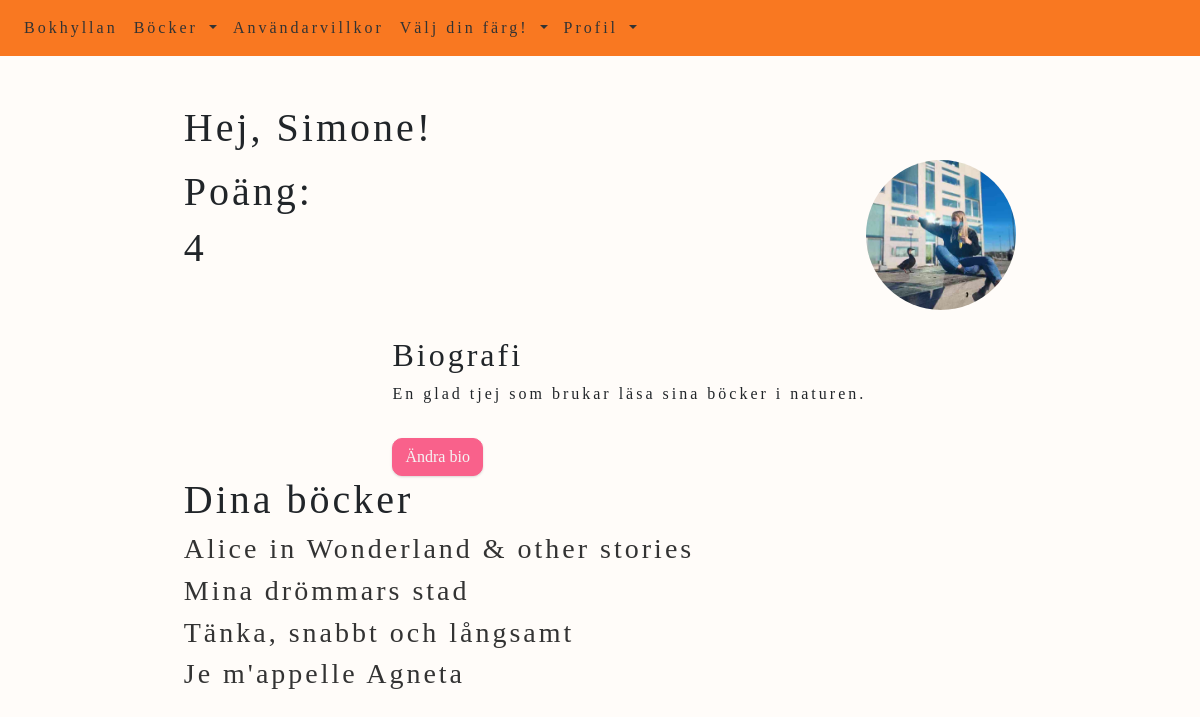
The app's page / (signed in), older data.
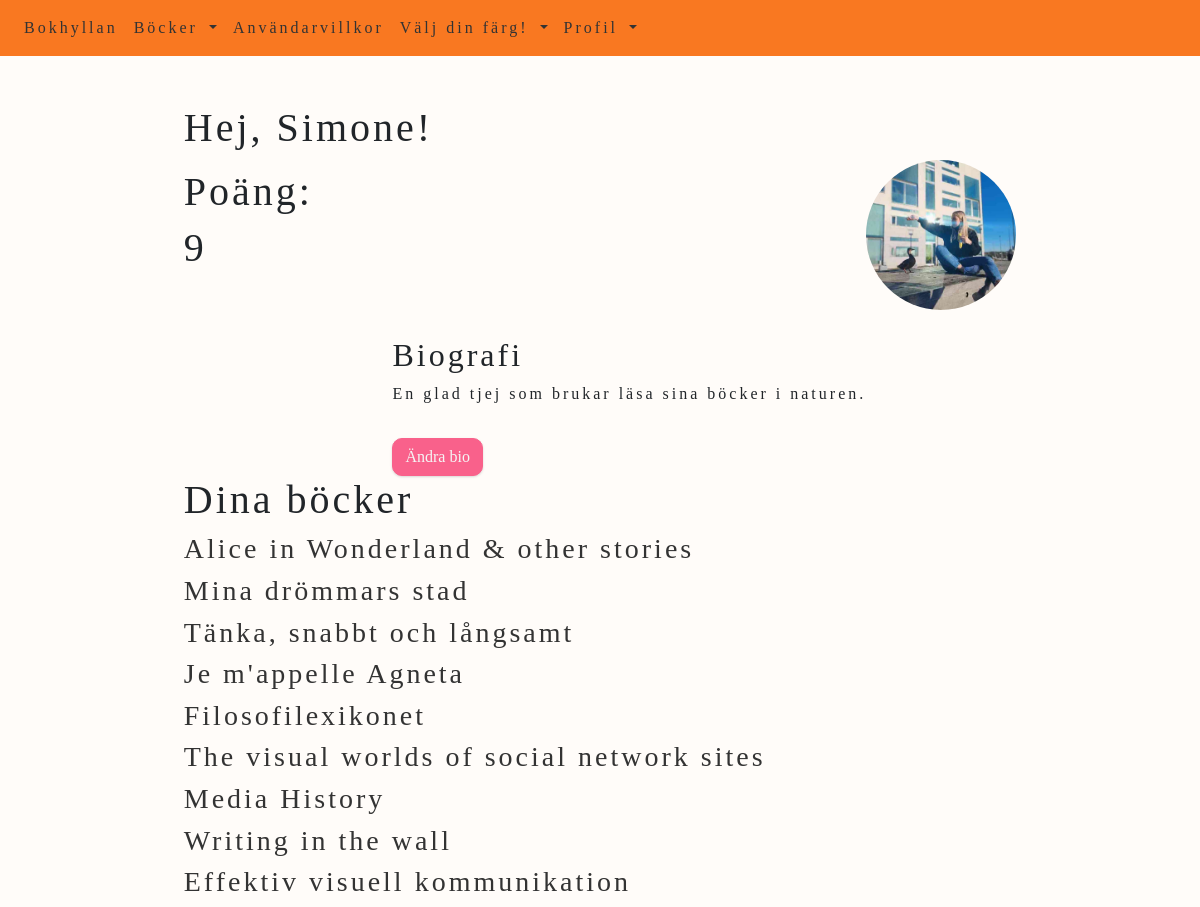
The same page, newer data.
### website/models.py (models this page shows)
class User(db.Model, UserMixin):
    id = db.Column(db.Integer, primary_key = True)
    email = db.Column(db.String(150), unique = True)
    password = db.Column(db.String(150))
    first_name = db.Column(db.String(150))
    books = db.relationship('Book', backref = 'user')
    bio = db.Column(db.String(30000))
    profile_pic = db.Column(db.String())
    score = db.Column(db.Integer, default = 0)

class Book(db.Model):
    id = db.Column(db.Integer, primary_key = True)
    title = db.Column(db.String(150))
    author = db.Column(db.String(150))
    isbn = db.Column(db.String(150))
    review = db.Column(db.String(30000))
    user_id = db.Column(db.Integer, db.ForeignKey('user.id'))
    cover_pic = db.Column(db.String())

### website/views.py (the view)
@views.route('/', methods=['GET', 'POST'])
@login_required
def home():
    books = Book.query.filter_by(user_id=current_user.id).all()
    return render_template("home.html", user=current_user, books=books)

### website/templates/home.html (shortened to what this page needs)
{% extends "base.html" %}
{% block content %}
  <div id="home-div">
    <h1>Hej, {{user.first_name}}!</h1>
      <div id="user-pic">
        {% if user.profile_pic %}
        <a href="/add-pic"><img src="{{url_for('static', filename='images/' + user.profile_pic)}}" alt="profile_img" class="rounded-circle" width="150" height="150" align="right"></a>
        {%else%}
        <a href="/add-pic"><img src="{{url_for('static', filename='images/emty_profile.jpg')}}" alt="profile_img" class="rounded-circle" width="150" height="150" align="right"></a>
        {%endif%}
      </div>
      <div id="user-points">
        <p><h1>Poäng:</h1>
          {% if user.score %}
          <h1>{{user.score}}</h1>
          {%else%}
          <h1>0</h1>
          {%endif%}
        </p>
      </div>
      <div id="user-bio">
        <h2>Biografi</h2>
          {% if user.bio %}
          <p>{{user.bio}}</p>
          <a class="button" id="addBio" href="/add-bio"><button type="button" class="btn btn-primary">Ändra bio</button></a>
          {% else %}
          <a class="button" id="addBio" href="/add-bio"><button type="button" class="btn btn-primary">Lägg till bio</button></a>
          {% endif %}
      </div>
      <div id="user-books">
        <h1>Dina böcker</h1>
          {% for book in books %}
          <div class="book">
            <a href="{{ url_for('views.book_file', book_id=book.id) }}"><h3>{{ book.title }}</h3></a>
          </div>
          {% endfor %}
      </div>
  </div>
{% endblock %}

### website/templates/base.html (shortened to what this page needs)
<!DOCTYPE html>
<html lang="en">
<head>
  <link rel="stylesheet" href="https://cdn.jsdelivr.net/npm/bootstrap@4.3.1/dist/css/bootstrap.min.css"
>
  <link rel="stylesheet" type="text/css" href="{{ url_for('static', filename='styles/style.css')}}">
</head>
<body>
  <nav class="navbar navbar-expand-lg navbar-light">
    <div class="collapse navbar-collapse" id="navbarSupportedContent">
      <ul class="navbar-nav mr-auto">
        <li class="nav-item active">
          {% if user.is_authenticated %}
          <a class="nav-link" id="home" href="/">Bokhyllan<span class="sr-only">(current)</span></a>
        </li>
        <li class="nav-item dropdown">
          <a class="nav-link dropdown-toggle" href="#" id="navbarDropdown" role="button" data-toggle="dropdown"
            aria-haspopup="true" aria-expanded="false">
            Böcker
          </a>
        <li class="nav-item">
          <a class="nav-link" href="/policy">Användarvillkor</a>
          {% endif %}
        </li>
        {% if user.is_authenticated %}
        <li class="nav-item dropdown">
          <a class="nav-link dropdown-toggle" href="#" id="valjdinfarg" role="button" data-toggle="dropdown"
            aria-haspopup="true" aria-expanded="false">
            Välj din färg!
          </a>
          {% endif %}
        <li class="nav-item dropdown">
          <a class="nav-link dropdown-toggle" href="#" id="navbarDropdown" role="button" data-toggle="dropdown"
            aria-haspopup="true" aria-expanded="false">
            Profil
          </a>
        </li>
        </li>
      </ul>
    </div>
  </nav>
  <div class="container">
    {% block content %}
    {% endblock %}
  </div>
</body>
</html>

### website/static/styles/style.css (style rules this page uses)
body { background-color: #fffcf9; font-family: "Palatino Linotype", "Book Antiqua", Palatino, serif; letter-spacing: 3px; }
.navbar { background-color:#F97821; position:sticky; top: 0; left: 0; z-index: 9999; width: 100%; }
.btn-primary, .btn-outline-success { color: whitesmoke; background-color:#F9618B; border-color: #F9618B; margin-top:1em; border-radius:10px; box-shadow: rgba(0, 0, 0, 0.1) 0px 1px 3px 0px, rgba(0, 0, 0, 0.06) 0px 1px 2px 0px; }
a { color:rgb(51, 51, 51) !important; }
#home-div, #add-book-div, #sign-up-div, #add-bio-div, #edit-profile-div, #edit-book-div, #add-pic-div, #all-books-div, #search-result-div, #user-books-div { width:75%; margin:auto; margin-top:3em; }
#user-bio { float:right; margin-top: 3em; }
#user-books { float:left; }
#valjdinfarg { color: rgba(0, 0, 0, 0.5); list-style: none; }
.navbar-light .navbar-nav .nav-link { color: black; }

Row changes from the older to the newer data that the page shows:
changed User "Simone": score "4" → "9"
added Book: title "Filosofilexikonet"
added Book: title "The visual worlds of social network sites"
added Book: title "Media History"
added Book: title "Writing in the wall"
added Book: title "Effektiv visuell kommunikation"
